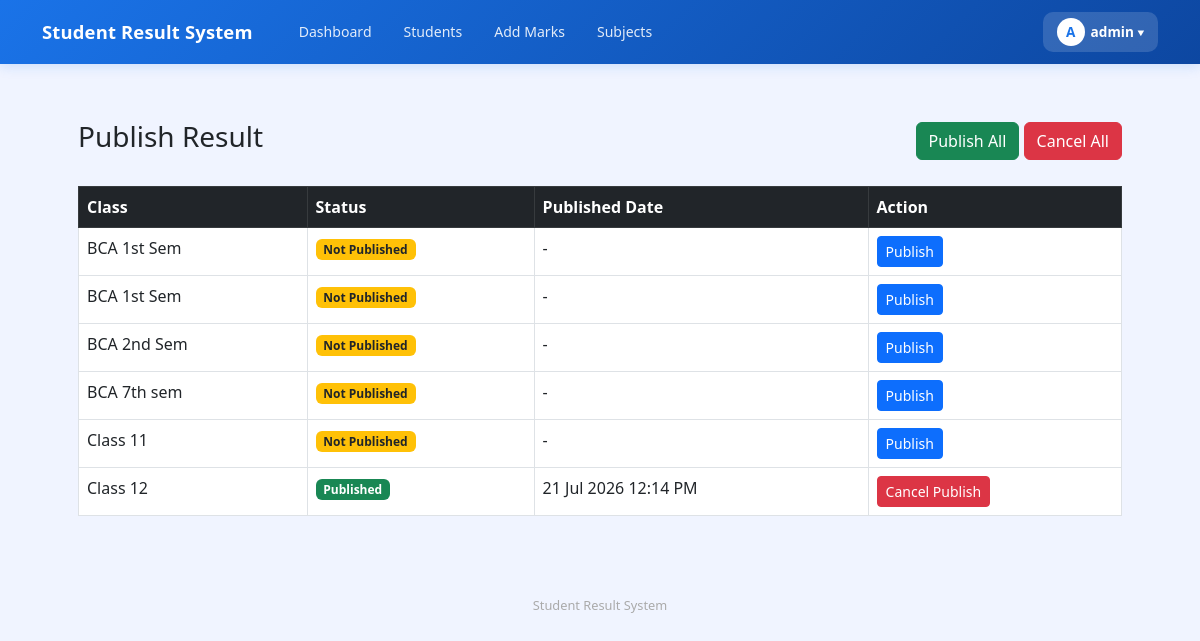
/publish-result/ (signed in), run on an earlier commit of the app's database.
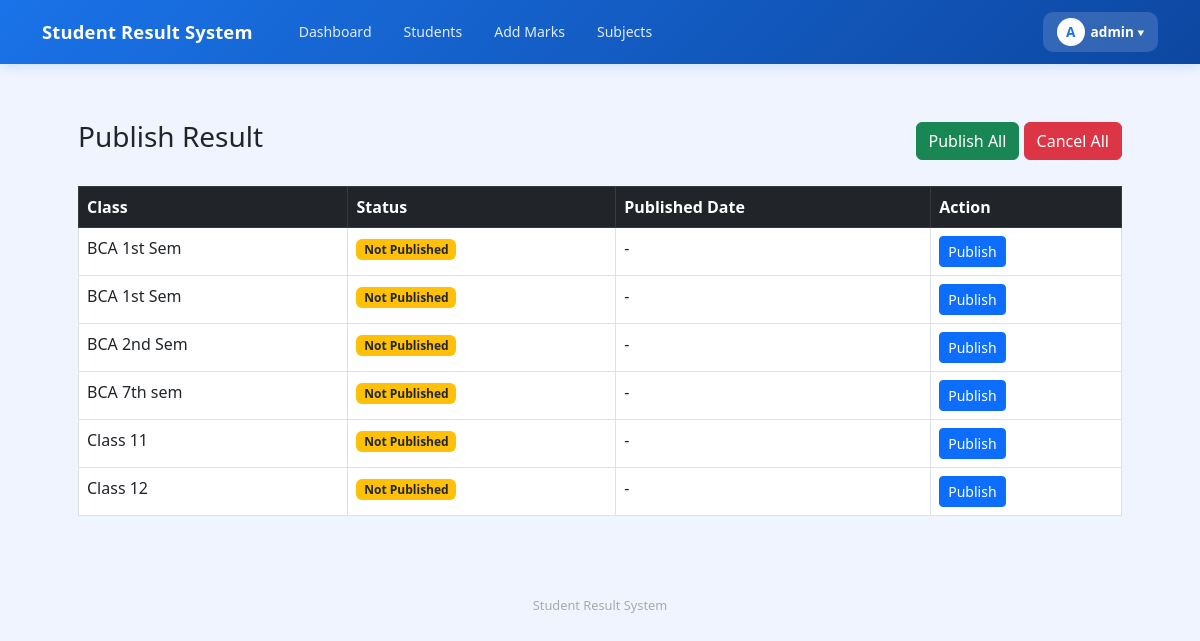
And on a later commit of the database.
### result/models.py (models this page shows, shortened)
class Resultpublished(models.Model):
    class_name = models.OneToOneField('Class', on_delete=models.CASCADE)
    is_published = models.BooleanField(default=False)
    published_at = models.DateTimeField(null=True, blank=True)

class Class(models.Model):
    name = models.CharField(max_length=20)
    section = models.CharField(max_length=10, blank=True)
    class Meta:
        verbose_name_plural = "Classes"
        ordering = ['name', 'section']

### result/views.py (the view)
# urls.py: path('publish-result/', views.publish_result, name='publish_result'),
@login_required(login_url='result:admin_login')
def publish_result(request):
    if not request.user.is_superuser:
        messages.error(request, "Access denied")
        return redirect('result:teacher_dashboard')
    result = Resultpublished.objects.all()
    return render(request, 'result/publish_result.html', {'results': result})

### result/templates/result/publish_result.html
{% extends 'result/dashboard.html' %}
{% block content %}
<div class="container mt-4">
    <div class="d-flex justify-content-between align-items-center mb-4">
        <h3>Publish Result</h3>
        <div>
            <a href="{% url 'result:publish_all_result' %}"
               class="btn btn-success">
                Publish All
            </a>
            <a href="{% url 'result:cancel_all_result' %}"
               class="btn btn-danger">
                Cancel All
            </a>
        </div>
    </div>
    <table class="table table-bordered">
        <thead class="table-dark">
            <tr>
                <th>Class</th>
                <th>Status</th>
                <th>Published Date</th>
                <th>Action</th>
            </tr>
        </thead>
        <tbody>
        {% for item in results %}
        <tr>
            <td>
                {{ item.class_name.name }}
            </td>
            <td>
                {% if item.is_published %}
                    <span class="badge bg-success">
                        Published
                    </span>
                {% else %}
                    <span class="badge bg-warning text-dark">
                        Not Published
                    </span>
                {% endif %}
            </td>
            <td>
                {% if item.published_at %}
                    {{ item.published_at|date:"d M Y h:i A" }}
                {% else %}
                    -
                {% endif %}
            </td>
            <td>
                {% if item.is_published %}
                    <a href="{% url 'result:cancel_publish_class' item.id %}"
                       class="btn btn-danger btn-sm">
                        Cancel Publish
                    </a>
                {% else %}
                    <a href="{% url 'result:publish_class' item.id %}"
                       class="btn btn-primary btn-sm">
                        Publish
                    </a>
                {% endif %}
            </td>
        </tr>
        {% empty %}
        <tr>
            <td colspan="4" class="text-center">
                No Class Found
            </td>
        </tr>
        {% endfor %}
        </tbody>
    </table>
</div>
{% endblock %}

What changed in the data, as far as the page shows it:
changed Resultpublished "Class 12": published_at "21 Jul 2026 12:14 PM" → (not shown); is_published "Published Cancel Publish" → "Not Published Publish"; now shows "-"
